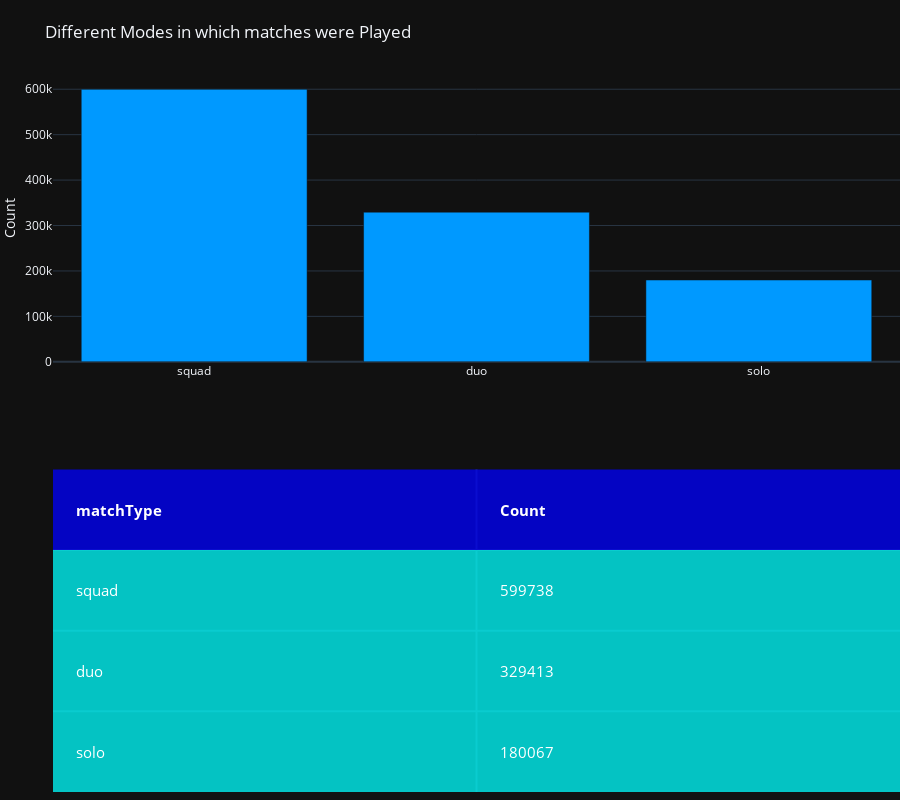

Notebook code cell kept with this figure:
### Code cell
colorscale = [[0, '#0000ff'],[.5, '#00ffff'],[1, '#00ffff']]
fig = ff.create_table(match_type, height_constant=60, colorscale = colorscale, font_colors = ['white'])

fig.add_trace(go.Bar(x= list(match_type.matchType), 
                     y=list(match_type.Count), 
                     xaxis='x2', yaxis='y2',
                    marker=dict(color='#0099ff'),
                    name='Count'))


fig.update_layout(
    title_text = 'Different Modes in which matches were Played',
    height = 800,
    margin = {'t':75, 'l':50},
    yaxis = {'domain': [0, .45]},
    xaxis2 = {'anchor': 'y2'},
    yaxis2 = {'domain': [.6, 1], 'anchor': 'x2', 'title': 'Count'},
    template= "plotly_dark"
)

for i in range(len(fig.layout.annotations)):
    fig.layout.annotations[i].font.size = 15

# fig = go.Figure([go.Bar(x=animals, y=[20, 14, 23])])
fig.show()

### Figure 1 — Plotly figure (JSON) as saved in the notebook; plotly's stock layout.template omitted (floating-point values rounded to 4 significant figures)
{"data": [{"colorscale": [[0, "#0000ff"], [0.5, "#00ffff"], [1, "#00ffff"]], "hoverinfo": "none", "opacity": 0.75, "showscale": false, "type": "heatmap", "z": [[0, 0], [0.5, 0.5], [1, 1], [0.5, 0.5]]}, {"marker": {"color": "#0099ff"}, "name": "Count", "type": "bar", "x": ["squad", "duo", "solo"], "xaxis": "x2", "y": [599738, 329413, 180067], "yaxis": "y2"}], "layout": {"annotations": [{"align": "left", "font": {"color": "white", "size": 15}, "showarrow": false, "text": "<b>matchType</b>", "x": -0.45, "xanchor": "left", "xref": "x", "y": 0, "yref": "y"}, {"align": "left", "font": {"color": "white", "size": 15}, "showarrow": false, "text": "<b>Count</b>", "x": 0.55, "xanchor": "left", "xref": "x", "y": 0, "yref": "y"}, {"align": "left", "font": {"color": "white", "size": 15}, "showarrow": false, "text": "squad", "x": -0.45, "xanchor": "left", "xref": "x", "y": 1, "yref": "y"}, {"align": "left", "font": {"color": "white", "size": 15}, "showarrow": false, "text": "599738", "x": 0.55, "xanchor": "left", "xref": "x", "y": 1, "yref": "y"}, {"align": "left", "font": {"color": "white", "size": 15}, "showarrow": false, "text": "duo", "x": -0.45, "xanchor": "left", "xref": "x", "y": 2, "yref": "y"}, {"align": "left", "font": {"color": "white", "size": 15}, "showarrow": false, "text": "329413", "x": 0.55, "xanchor": "left", "xref": "x", "y": 2, "yref": "y"}, {"align": "left", "font": {"color": "white", "size": 15}, "showarrow": false, "text": "solo", "x": -0.45, "xanchor": "left", "xref": "x", "y": 3, "yref": "y"}, {"align": "left", "font": {"color": "white", "size": 15}, "showarrow": false, "text": "180067", "x": 0.55, "xanchor": "left", "xref": "x", "y": 3, "yref": "y"}], "height": 800, "margin": {"b": 0, "l": 50, "r": 0, "t": 75}, "title": {"text": "Different Modes in which matches were Played"}, "xaxis": {"dtick": 1, "gridwidth": 2, "showticklabels": false, "tick0": -0.5, "ticks": "", "zeroline": false}, "xaxis2": {"anchor": "y2"}, "yaxis": {"autorange": "reversed", "domain": [0, 0.45], "dtick": 1, "gridwidth": 2, "showticklabels": false, "tick0": 0.5, "ticks": "", "zeroline": false}, "yaxis2": {"anchor": "x2", "domain": [0.6, 1], "title": {"text": "Count"}}}}
